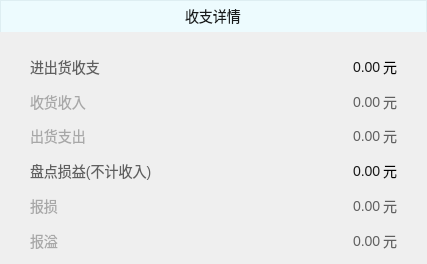
       <widget class="QWidget" name="wgt_payDetial" native="true">
        <property name="minimumSize">
         <size>
          <width>427</width>
          <height>264</height>
         </size>
        </property>
        <property name="maximumSize">
         <size>
          <width>427</width>
          <height>264</height>
         </size>
        </property>
        <property name="styleSheet">
         <string notr="true">#wgt_payTitle{
background:#edfbfe;
border:1px solid #DEEEF2;
border-bottom:none;
boder-radius:2px 2px 0px 0px;
}
#wgt_payContent{
border:none;
}</string>
        </property>
        <layout class="QVBoxLayout" name="verticalLayout_3">
         <property name="spacing">
          <number>0</number>
         </property>
         <property name="leftMargin">
          <number>0</number>
         </property>
         <property name="topMargin">
          <number>0</number>
         </property>
         <property name="rightMargin">
          <number>0</number>
         </property>
         <property name="bottomMargin">
          <number>0</number>
         </property>
         <item>
          <widget class="QWidget" name="wgt_payTitle" native="true">
           <property name="minimumSize">
            <size>
             <width>0</width>
             <height>32</height>
            </size>
           </property>
           <property name="maximumSize">
            <size>
             <width>16777215</width>
             <height>32</height>
            </size>
           </property>
           <property name="styleSheet">
            <string notr="true">QLabel{
font-family:&quot;微软雅黑&quot;;
font-size:14px;
color:rgba(0,0,0,0.9);
}</string>
           </property>
           <layout class="QHBoxLayout" name="horizontalLayout_4">
            <property name="topMargin">
             <number>0</number>
            </property>
            <property name="bottomMargin">
             <number>0</number>
            </property>
            <item alignment="Qt::AlignHCenter">
             <widget class="QLabel" name="label_3">
              <property name="text">
               <string>收支详情</string>
              </property>
             </widget>
            </item>
           </layout>
          </widget>
         </item>
         <item>
          <widget class="QWidget" name="wgt_payContent" native="true">
           <property name="styleSheet">
            <string notr="true">QLabel{
font-family:&quot;微软雅黑&quot;;
font-size:14px;
}
#lbl_sum,#lbl_check{
color:rgba(0,0,0,0.6);
}
#lbl_receipt,#lbl_expenses,#lbl_damage,#lbl_overflowing{
color:rgba(0,0,0,0.3);
}
#lbl_sumNum,#lbl_checkNum{
color:rgba(0,0,0,0.9);
}
#lbl_receiptNum,#lbl_expensesNum,#lbl_damageNum,#lbl_overflowingNum{
color:rgba(0,0,0,0.6);
}</string>
           </property>
           <layout class="QVBoxLayout" name="verticalLayout_5">
            <property name="leftMargin">
             <number>30</number>
            </property>
            <property name="topMargin">
             <number>20</number>
            </property>
            <property name="rightMargin">
             <number>30</number>
            </property>
            <item>
             <layout class="QHBoxLayout" name="horizontalLayout_10">
              <property name="spacing">
               <number>2</number>
              </property>
              <item alignment="Qt::AlignLeft">
               <widget class="QLabel" name="lbl_sum">
                <property name="text">
                 <string>进出货收支</string>
                </property>
               </widget>
              </item>
              <item>
               <spacer name="horizontalSpacer_16">
                <property name="orientation">
                 <enum>Qt::Horizontal</enum>
                </property>
                <property name="sizeHint" stdset="0">
                 <size>
                  <width>40</width>
                  <height>20</height>
                 </size>
                </property>
               </spacer>
              </item>
              <item alignment="Qt::AlignRight">
               <widget class="QLabel" name="lbl_sumNum">
                <property name="text">
                 <string>0.00</string>
                </property>
               </widget>
              </item>
              <item>
               <widget class="QLabel" name="label_18">
                <property name="text">
                 <string>元</string>
                </property>
               </widget>
              </item>
             </layout>
            </item>
            <item>
             <layout class="QHBoxLayout" name="horizontalLayout_11">
              <property name="spacing">
               <number>2</number>
              </property>
              <item alignment="Qt::AlignLeft">
               <widget class="QLabel" name="lbl_receipt">
                <property name="text">
                 <string>收货收入</string>
                </property>
               </widget>
              </item>
              <item>
               <spacer name="horizontalSpacer_17">
                <property name="orientation">
                 <enum>Qt::Horizontal</enum>
                </property>
                <property name="sizeHint" stdset="0">
                 <size>
                  <width>40</width>
                  <height>20</height>
                 </size>
                </property>
               </spacer>
              </item>
              <item alignment="Qt::AlignRight">
               <widget class="QLabel" name="lbl_receiptNum">
                <property name="text">
                 <string>0.00</string>
                </property>
               </widget>
              </item>
              <item>
               <widget class="QLabel" name="label_19">
                <property name="styleSheet">
                 <string notr="true">color:rgba(0,0,0,0.6);</string>
                </property>
                <property name="text">
                 <string>元</string>
                </property>
               </widget>
              </item>
             </layout>
            </item>
            <item>
             <layout class="QHBoxLayout" name="horizontalLayout_12">
              <property name="spacing">
               <number>2</number>
              </property>
              <item alignment="Qt::AlignLeft">
               <widget class="QLabel" name="lbl_expenses">
                <property name="text">
                 <string>出货支出</string>
                </property>
               </widget>
              </item>
              <item>
               <spacer name="horizontalSpacer_18">
                <property name="orientation">
                 <enum>Qt::Horizontal</enum>
                </property>
                <property name="sizeHint" stdset="0">
                 <size>
                  <width>40</width>
                  <height>20</height>
                 </size>
                </property>
               </spacer>
              </item>
              <item alignment="Qt::AlignRight">
               <widget class="QLabel" name="lbl_expensesNum">
                <property name="text">
                 <string>0.00</string>
                </property>
               </widget>
              </item>
              <item>
               <widget class="QLabel" name="label_20">
                <property name="styleSheet">
                 <string notr="true">color:rgba(0,0,0,0.6);</string>
                </property>
                <property name="text">
                 <string>元</string>
                </property>
               </widget>
              </item>
             </layout>
            </item>
            <item>
             <layout class="QHBoxLayout" name="horizontalLayout_13">
              <property name="spacing">
               <number>2</number>
              </property>
              <item alignment="Qt::AlignLeft">
               <widget class="QLabel" name="lbl_check">
                <property name="text">
                 <string>盘点损益(不计收入)</string>
                </property>
               </widget>
              </item>
              <item>
               <spacer name="horizontalSpacer_19">
                <property name="orientation">
                 <enum>Qt::Horizontal</enum>
                </property>
                <property name="sizeHint" stdset="0">
                 <size>
                  <width>40</width>
                  <height>20</height>
                 </size>
                </property>
               </spacer>
              </item>
              <item alignment="Qt::AlignRight">
               <widget class="QLabel" name="lbl_checkNum">
                <property name="text">
                 <string>0.00</string>
                </property>
               </widget>
              </item>
              <item>
               <widget class="QLabel" name="label_21">
                <property name="text">
                 <string>元</string>
                </property>
               </widget>
              </item>
             </layout>
            </item>
            <item>
             <layout class="QHBoxLayout" name="horizontalLayout_14">
              <property name="spacing">
               <number>2</number>
              </property>
              <item alignment="Qt::AlignLeft">
               <widget class="QLabel" name="lbl_damage">
                <property name="text">
                 <string>报损</string>
                </property>
               </widget>
              </item>
              <item>
               <spacer name="horizontalSpacer_20">
                <property name="orientation">
                 <enum>Qt::Horizontal</enum>
                </property>
                <property name="sizeHint" stdset="0">
                 <size>
                  <width>40</width>
                  <height>20</height>
                 </size>
                </property>
               </spacer>
              </item>
              <item alignment="Qt::AlignRight">
               <widget class="QLabel" name="lbl_damageNum">
                <property name="text">
                 <string>0.00</string>
                </property>
               </widget>
              </item>
              <item>
               <widget class="QLabel" name="label_22">
                <property name="styleSheet">
                 <string notr="true">color:rgba(0,0,0,0.6);</string>
                </property>
                <property name="text">
                 <string>元</string>
                </property>
               </widget>
              </item>
             </layout>
            </item>
            <item>
             <layout class="QHBoxLayout" name="horizontalLayout_15">
              <property name="spacing">
               <number>2</number>
              </property>
              <item alignment="Qt::AlignLeft">
               <widget class="QLabel" name="lbl_overflowing">
                <property name="text">
                 <string>报溢</string>
                </property>
               </widget>
              </item>
              <item>
               <spacer name="horizontalSpacer_21">
                <property name="orientation">
                 <enum>Qt::Horizontal</enum>
                </property>
                <property name="sizeHint" stdset="0">
                 <size>
                  <width>40</width>
                  <height>20</height>
                 </size>
                </property>
               </spacer>
              </item>
              <item alignment="Qt::AlignRight">
               <widget class="QLabel" name="lbl_overflowingNum">
                <property name="text">
                 <string>0.00</string>
                </property>
               </widget>
              </item>
              <item>
               <widget class="QLabel" name="label_23">
                <property name="styleSheet">
                 <string notr="true">color:rgba(0,0,0,0.6);</string>
                </property>
                <property name="text">
                 <string>元</string>
                </property>
               </widget>
              </item>
             </layout>
            </item>
           </layout>
          </widget>
         </item>
        </layout>
       </widget>
